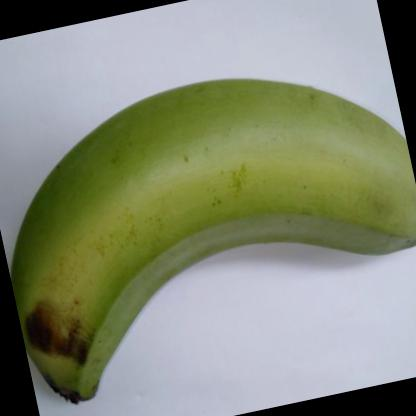
#> input picture Assets/banana1.jpg, 416 x 416 px
$ python segmentation.py
#> lines starting #> are read from the running program, lines starting #| are printed output that depends on the picture
#> further down, img is the input picture: shape (416, 416, 3); mean B, G, R 121.7, 141, 135.1
### clahe.py
import cv2
import numpy as np


def process_clahe(image,gamma):
#> called with gamma = 1
    if gamma == None:
        gamma = 1.0
    print(f"GAMMA: {gamma}")
    h, w = image.shape[:2]
#> h = 416; w = 416

    mask = np.zeros((h + 2, w + 2), np.uint8)

    cv2.floodFill(image, mask, (0, 0), (255, 255, 255))

    cv2.floodFill(image, mask, (0, h-1), (255, 255, 255))
    cv2.floodFill(image, mask, (w-1, 0), (255, 255, 255))
    cv2.floodFill(image, mask, (w-1, h-1), (255, 255, 255))
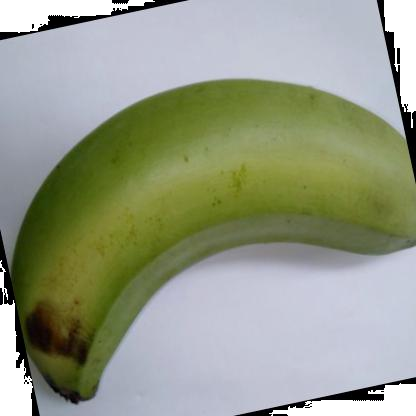
#> image: shape (416, 416, 3); mean B, G, R 136.8, 156.1, 150.2


    cv2.imshow("przed", image)
    hsv = cv2.cvtColor(image, cv2.COLOR_BGR2HSV)
#> hsv: shape (416, 416, 3); mean H, S, V 73, 77.8, 163.2
    cv2.imshow("po", hsv)

    h, s, v = cv2.split(hsv)
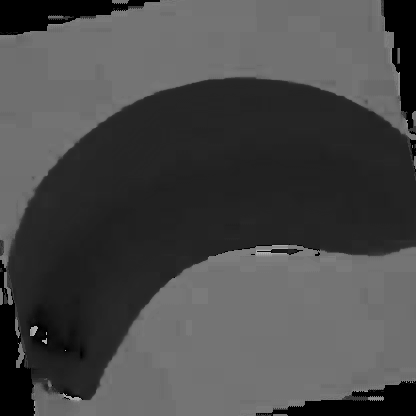
#> h: shape (416, 416); min 0, max 177, mean 73
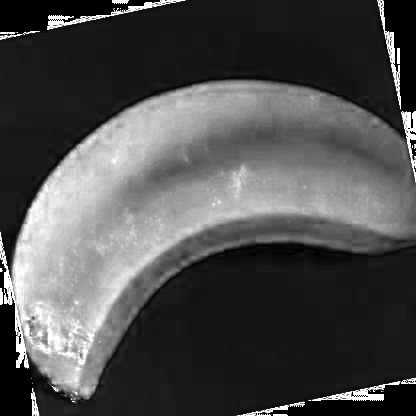
#> s: shape (416, 416); min 0, max 255, mean 77.8
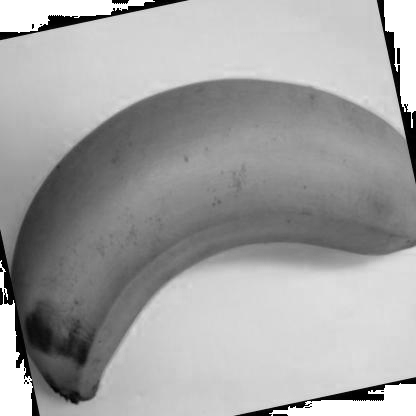
#> v: shape (416, 416); min 0, max 255, mean 163.2

    v_gamma = np.power(v / 255.0, 1.0 / gamma) * 255.0
    v_gamma = v_gamma.astype(np.uint8)

    clahe = cv2.createCLAHE(clipLimit=1.3, tileGridSize=(16, 16))
    v_final = clahe.apply(v_gamma)
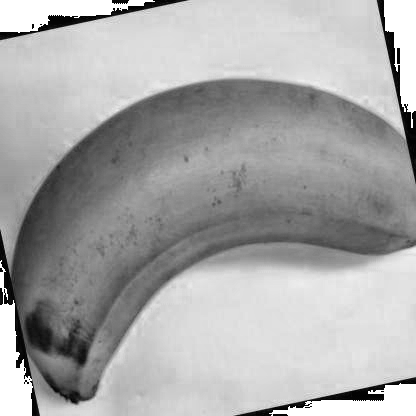
#> v_final: shape (416, 416); min 1, max 255, mean 168.6
    denoised_v = cv2.bilateralFilter(v_final, d=9, sigmaColor=75, sigmaSpace=75)
    hsv_final = cv2.merge((h, s, denoised_v))
#> hsv_final: shape (416, 416, 3); mean H, S, V 73, 77.8, 168.6

    result_rgb = cv2.cvtColor(hsv_final, cv2.COLOR_HSV2BGR) # RGB zmienione na BGR
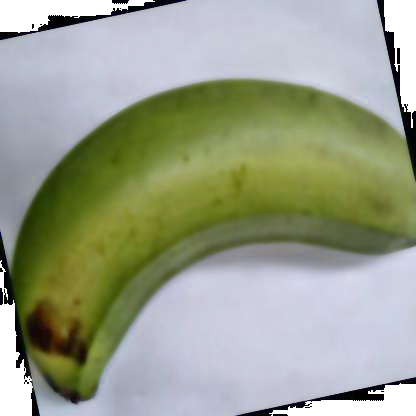
#> result_rgb: shape (416, 416, 3); mean B, G, R 140.5, 160.8, 154.5
    return result_rgb

### segmentation.py
import numpy as np
import matplotlib.pyplot as plt
import cv2
import clahe

def segmentation(image,k):
#> called with k = 2
    pixel_vals = image.reshape((-1,3))

    pixel_vals = np.float32(pixel_vals)

    criteria = (cv2.TERM_CRITERIA_EPS + cv2.TERM_CRITERIA_MAX_ITER, 100, 0.85)

    retval, labels, centers = cv2.kmeans(pixel_vals, k, None, criteria, 10, cv2.KMEANS_RANDOM_CENTERS)
#> retval = 481076580.9; centers = [[214.2, 201, 197.6], [53.32, 113.3, 103.7]]

    centers = np.uint8(centers)
#> centers = [[214, 200, 197], [53, 113, 103]]
    segmented_data = centers[labels.flatten()]

    segmented_image = segmented_data.reshape((image.shape))
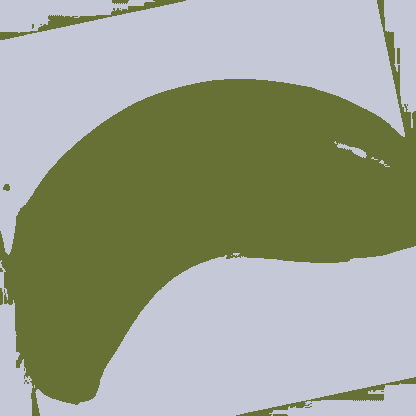
#> segmented_image: shape (416, 416, 3); mean B, G, R 140.2, 160.1, 153.9
    return segmented_image

if __name__ == "__main__":
    img = cv2.imread('Assets/banana1.jpg')
    image_clahe = clahe.process_clahe(img,1)
    segmented_image = segmentation(image_clahe,2)
    plt.imshow(segmented_image)
    plt.show()

$ run again, with Assets/bananaO1.jpg copied over Assets/banana1.jpg
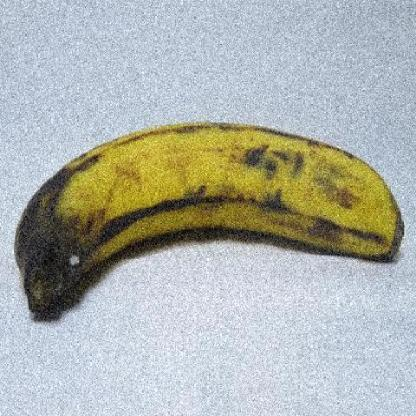
#> input picture Assets/bananaO1.jpg, 416 x 416 px
#> img is the input picture: shape (416, 416, 3); mean B, G, R 173, 179.4, 174.9
#> hsv: shape (416, 416, 3); mean H, S, V 86.4, 55.1, 192
#> hsv_final: shape (416, 416, 3); mean H, S, V 86.4, 55.1, 182.9
#> in process_clahe, `result_rgb = cv2.cvtColor(hsv_final, cv2.COLOR_HSV2BGR)`:
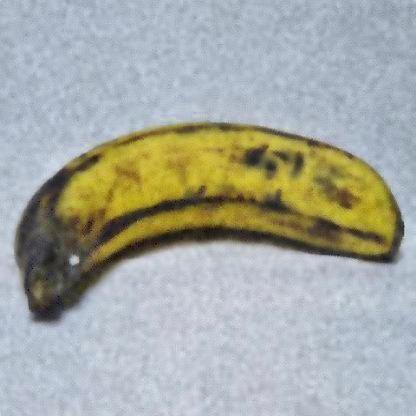
#> result_rgb: shape (416, 416, 3); mean B, G, R 162.8, 170.2, 166.5
#> in segmentation, `retval, labels, centers = cv2.kmeans(pixel_vals, k, None, criteria, 10..`: retval = 282130546.9; centers = [[201.8, 189.5, 179.9], [52.9, 115.8, 128.9]]
#> in segmentation, `centers = np.uint8(centers)`: centers = [[201, 189, 179], [52, 115, 128]]
#> in segmentation, `segmented_image = segmented_data.reshape((image.shape))`:
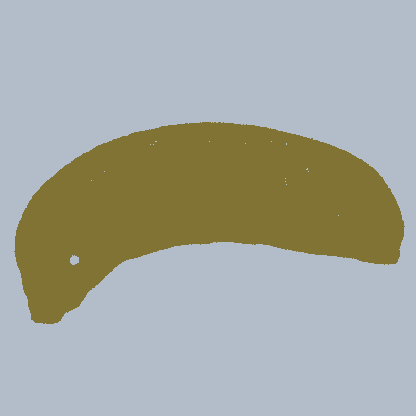
#> segmented_image: shape (416, 416, 3); mean B, G, R 161.9, 169.6, 165.6
